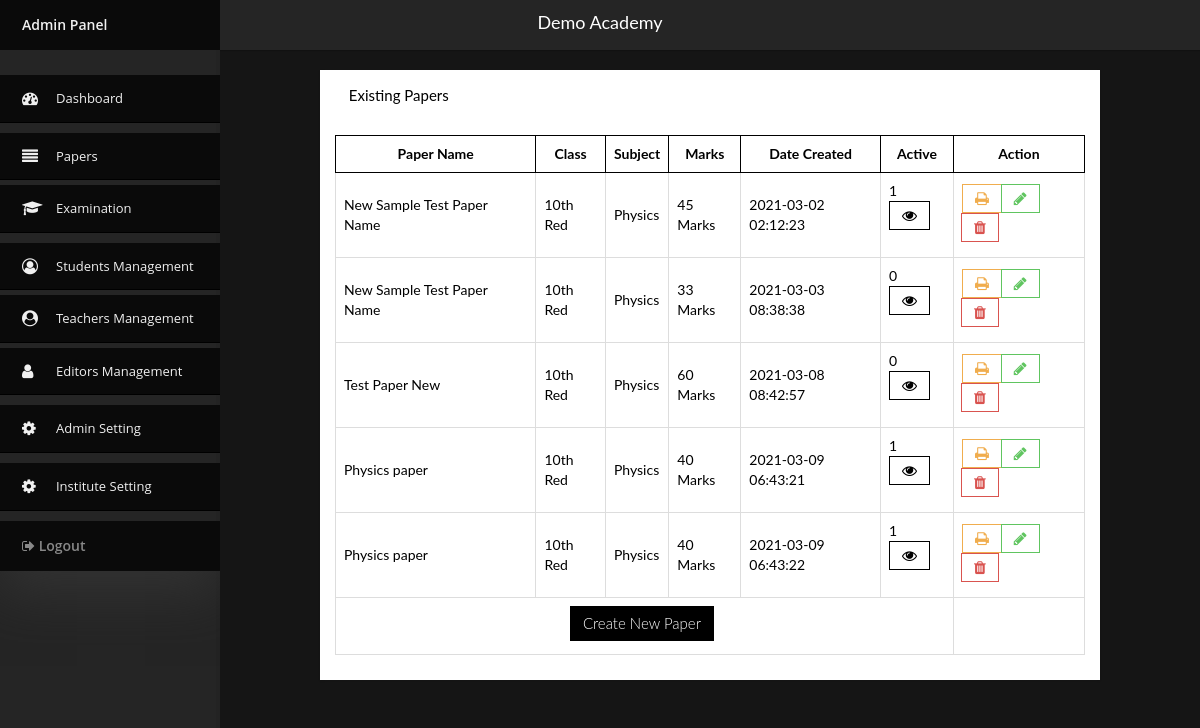
Page /admin757/papers.php (signed in) on the committed database.
### tables this page shows
CREATE TABLE IF NOT EXISTS `contact` (
  `id` int(11) NOT NULL AUTO_INCREMENT,
  `sitename` text,
  `logo` text,
  `phone` text,
  `email` text,
  `address` text,
  `gmaps` text,
  `cover` text,
  `post` text,
  `fpost` text,
  `facebook` text,
  `twitter` text,
  `insta` text,
  `youtube` text,
  PRIMARY KEY (`id`)
);

CREATE TABLE IF NOT EXISTS `paper` (
  `id` int(11) NOT NULL AUTO_INCREMENT,
  `tid` int(11) NOT NULL,
  `clid` int(11) NOT NULL,
  `sid` int(11) NOT NULL,
  `chid` varchar(11) DEFAULT NULL,
  `name` text,
  `mheading` text,
  `tm` int(11) DEFAULT NULL,
  `am` int(11) DEFAULT NULL,
  `mm` int(11) DEFAULT NULL,
  `sheading` text,
  `ts` int(11) DEFAULT NULL,
  `as` int(11) DEFAULT NULL,
  `ms` int(11) DEFAULT NULL,
  `lheading` text,
  `tl` int(11) DEFAULT NULL,
  `al` int(11) DEFAULT NULL,
  `ml` int(11) DEFAULT NULL,
  `sol` int(11) NOT NULL DEFAULT '1',
  `datec` timestamp NOT NULL DEFAULT CURRENT_TIMESTAMP,
  PRIMARY KEY (`id`)
);

CREATE TABLE IF NOT EXISTS `classes` (
  `id` int(11) NOT NULL AUTO_INCREMENT,
  `name` text NOT NULL,
  `ordr` int(11) NOT NULL,
  `created_at` timestamp NOT NULL DEFAULT CURRENT_TIMESTAMP,
  PRIMARY KEY (`id`)
);

CREATE TABLE IF NOT EXISTS `subjects` (
  `id` int(11) NOT NULL AUTO_INCREMENT,
  `name` text NOT NULL,
  `ordr` int(11) NOT NULL,
  `created_at` timestamp NOT NULL DEFAULT CURRENT_TIMESTAMP,
  PRIMARY KEY (`id`)
);

### admin757/papers.php (the view, shortened to what this page needs)
<html>
<head>
  <?php include('include/head.php') ?>
  <?php if(empty( $_GET['page_name'])) $link = 'Null' ?>
  <?php if(empty( $_GET['page_name'])) $link = 'newpaper' ?>
</head>
<body onload="showtoast()" class="page-header-fixed bg-1 sidebar-nav">
  <div class="modal-shiftfix">
    <?php include('include/header.php') ?>
    <div class="container-fluid main-content">
      <div class="row">
        <div class="col-lg-1">
        </div>
        <div class="col-lg-10">
          <div class="widget-container fluid-height clearfix">
            <div class="heading" style="text-transform: capitalize;">
              <i class="fa fa-images"></i> Existing Papers
            </div>
            <div class="widget-content padded clearfix">
              <table class="table table-bordered">
                <thead>
                  <th style="min-width: 200px">
                   Paper Name
                 </th>
                <th>
                  Class
                </th>
                <th>
                  Subject
                </th>
                <th>
                  Marks
                </th>
                <th>
                  Date Created
                </th>
                <th>
                  Active
                </th>
                <th style="min-width: 100px">
                  Action
                </th>
              </thead>
              <tbody>
                <?php
                $rows =mysqli_query($con,"SELECT * FROM paper ORDER BY id" ) or die(mysqli_error($con));
                $n=0;
                while($row=mysqli_fetch_array($rows)){
                  $id = $row['id'];
                  $name = $row['name'];
                  $clid=$row['clid'];
                  $sid=$row['sid'];
                  $datec=$row['datec'];
                  $am=$row['am'];
                  $mm=$row['mm'];
                  $as=$row['as'];
                  $ms=$row['ms'];
                  $al=$row['al'];
                  $ml=$row['ml'];
                  $sol=$row['sol'];
                 $tmm=$am*$mm;
                 $tms=$as*$ms;
                 $tml=$al*$ml;
                 $total=  $tmm+$tms+$tml;
                  ?>
                    <tr>
                      <td>
                        <?php echo $name ?>
                      </td>
                      <td>
                        <?php
                         $rowsx =mysqli_query($con,"SELECT name FROM classes WHERE id='$clid'" ) or die(mysqli_error($con));
                   while($rowx=mysqli_fetch_array($rowsx)){
                    echo $clname= $rowx['name'];
                    }
                     ?>
                      </td>
                      <td>
                        <?php
                         $rowsx =mysqli_query($con,"SELECT name FROM subjects WHERE id='$sid'" ) or die(mysqli_error($con));
                   while($rowx=mysqli_fetch_array($rowsx)){
                    echo $sname= $rowx['name'];
                    }
                     ?>
                      </td>
                      <td>
                        <?php echo $total ?> Marks
                      </td>
                      <td>
                        <?php echo $datec ?>
                      </td>
                      <td>
                  <form method="post" action="" enctype="multipart/form-data">
                        <?php echo $sol ?>
                        <div class="btn-group">
                          <button type="submit" name="solcat<?php echo $n ?>" class="btn btn-primary-outline" value="<?php echo $id ?>"> <i class="fa fa-eye"></i></button>
                        </div>
                      </td>
                      <td>
                        <div class="btn-group">
                          <a target="_blank" class="btn btn-warning-outline" href="printpaper-<?php echo $id ?>"> <i class="fa fa-print"></i></a>
                          <a class="btn btn-success-outline" href="editpaper-<?php echo $id ?>"> <i class="fa fa-pencil"></i></a>
                          <button type="submit" name="delcat<?php echo $n ?>" class="btn btn-danger-outline" value="<?php echo $id ?>"> <i class="fa fa-trash"></i></button>
                        </div>
                      </td>
                    </tr>
                  <?php $n++; } ?>
                  <tr>
                    <td colspan="6" class="text-center">
                      <button type="button" class="btn btn-primary" data-toggle="modal" data-target="#exampleModal">
                        Create New Paper
                      </button>
                    </td>
                  </tr>
                </tbody>
              </table>
            </div>
          </div>
        </div>
      </div>
    </div>
      <div class="space">
      </div>
    </div>
  </body>
  </html>

### admin757/include/header.php (shortened to what this page needs)
<div class="navbar navbar-fixed-top">
    <div class="sitetext">
       <center><?php echo $sitename ?> </center>
    </div>
    <div class="container-fluid main-nav clearfix">
    <div class="nav-collapse">
      <ul class="nav">
        <div id="jquery-accordion-menu" class="jquery-accordion-menu black">
        <div class="jquery-accordion-menu-header" style="margin-bottom: 25px;">Admin Panel</div>
        <ul>
          <li><a <?php if($link=='index') echo'class="active"'?> href="index"> <i class="fa fa-dashboard"></i> Dashboard </a></li>
          <li><a <?php if($link=='papers') echo'class="active"'?> href="papers"> <i class="fa fa-align-justify"></i> Papers  </a></li>
          <li><a <?php if($link=='exams') echo'class="active"'?> href="exams"> <i class="fa fa-graduation-cap"></i> Examination </a></li>
          <li><a <?php if($link=='students') echo'class="active"'?> href="students"> <i class="fa fa-user-circle-o"></i> Students Management </a></li>
          <li><a <?php if($link=='teachers') echo'class="active"'?> href="teachers"> <i class="fa fa-user-circle"></i> Teachers Management </a></li>
          <li><a <?php if($link=='editors') echo'class="active"'?> href="editors"> <i class="fa fa-user"></i> Editors Management </a></li>
          <li><a <?php if($link=='manages') echo'class="active"'?> href="manages"><i class="fa fa-cog"></i>Admin Setting </a></li>
          <li><a <?php if($link=='contact') echo'class="active"'?> href="contact"><i class="fa fa-cog"></i>Institute Setting </a></li>
        </ul>
        <div class="jquery-accordion-menu-footer"><a href="logout.php" style="color: #888"> <i class="fa fa-sign-out  "></i> Logout </a> </div>
      </div>
      </ul>
    </div>
  </div>
</div>

### admin757/newadmin/menu.css (style rules this page uses)
* { box-sizing:border-box; -moz-box-sizing:border-box; -webkit-box-sizing:border-box; }
body { background: #f0f0f0; }
.jquery-accordion-menu,.jquery-accordion-menu { font-family:'Open Sans',sans-serif;box-sizing:border-box;-moz-box-sizing:border-box;-webkit-box-sizing:border-box;outline:0 }
.jquery-accordion-menu { min-width:260px;float:left;position:relative;box-shadow:0 20px 50px #333 }
.jquery-accordion-menu .jquery-accordion-menu-footer,.jquery-accordion-menu .jquery-accordion-menu-header { width:100%;height:50px;padding-left:22px;float:left;line-height:50px;font-weight:600;color:#f0f0f0;background:#414956 }
.jquery-accordion-menu ul { margin:0;padding:0;list-style:none }
.jquery-accordion-menu ul li { width:100%;display:block;float:left;position:relative }
.jquery-accordion-menu ul li a { width:100%;padding:14px 22px;float:left;text-decoration:none;color:#f0f0f0;font-size:13px;background:#414956;white-space:nowrap;position:relative;overflow:hidden;-o-transition:color .2s linear,background .2s linear;-moz-transition:color .2s linear,background .2s linear;-webkit-transition:color .2s linear,background .2s linear;transition:color .2s linear,background .2s linear }
.jquery-accordion-menu>ul>li>a { border-bottom:solid 1px #3b424d }
.jquery-accordion-menu ul li a i { width:34px;float:left;line-height:18px;font-size:16px;text-align:left }
.black.jquery-accordion-menu .jquery-accordion-menu-footer,.black.jquery-accordion-menu .jquery-accordion-menu-header,.black.jquery-accordion-menu ul li a { background:#292929 }
.black.jquery-accordion-menu>ul>li>a { border-bottom-color:#222 }

### admin757/custom.css (style rules this page uses)
:root { --theme-color: #000; --theme-text: #fff; --text-color: #000; --hover-color: #7d0000; }
a { color:var(--theme-color); }
.btn { border-radius:0px; }
.btn { font-size: 15px; }
table { width: 100%; }
.space { height: 400px; }
.table > thead > tr > th { border: 1px solid var(--theme-color) !important; text-align: center; }
.sitetext { padding: 10px; color: #fff; font-size: 18px; }
body.sidebar-nav .navbar .container-fluid.main-nav { background: #252525; }
body.sidebar-nav .navbar .container-fluid.main-nav { padding-top: 0px; }
.jquery-accordion-menu { min-width: 200; }
body.sidebar-nav .navbar { height: 50px !important; background: #252525; }
body.bg-1 { background: #151515; }
body.sidebar-nav .navbar .container-fluid.main-nav .nav-collapse .nav { padding-left: 0px; text-align: left; }
.black.jquery-accordion-menu .jquery-accordion-menu-footer, .black.jquery-accordion-menu .jquery-accordion-menu-header, .black.jquery-accordion-menu ul li a { background: #0a0a0a; }
.black.jquery-accordion-menu>ul>li>a { border-bottom-color: var(--theme-color); }

### rows in the picture
contact: sitename "Demo Academy"
paper: name "New Sample Test Paper Name", total "45", datec "2021-03-02 02:12:23", sol "1", $id 16 (drawn)
classes: name "10th Red"
subjects: name "Physics"
paper: name "New Sample Test Paper Name", total "33", datec "2021-03-03 08:38:38", sol "0"
paper: name "Test Paper New", total "60", datec "2021-03-08 08:42:57", sol "0", $id 18 (drawn)
paper: name "Physics paper", total "40", datec "2021-03-09 06:43:21", sol "1", $id 19 (drawn)
paper: name "Physics paper", total "40", datec "2021-03-09 06:43:22", sol "1", $id 20 (drawn)
